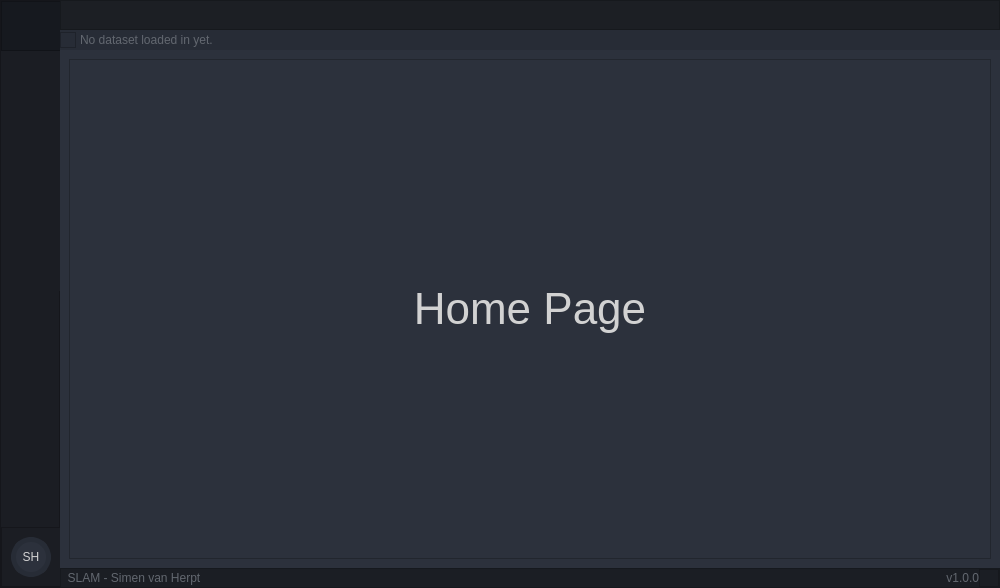
<?xml version="1.0" encoding="UTF-8"?>
<ui version="4.0">
 <class>MainWindow</class>
 <widget class="QMainWindow" name="MainWindow">
  <property name="geometry">
   <rect>
    <x>0</x>
    <y>0</y>
    <width>1000</width>
    <height>588</height>
   </rect>
  </property>
  <property name="windowTitle">
   <string>MainWindow</string>
  </property>
  <property name="styleSheet">
   <string notr="true">background-color: rgb(33, 37, 43);</string>
  </property>
  <widget class="QWidget" name="centralwidget">
   <property name="styleSheet">
    <string notr="true">background: transparent;
color: rgb(210, 210, 210);</string>
   </property>
   <layout class="QHBoxLayout" name="horizontalLayout">
    <property name="spacing">
     <number>0</number>
    </property>
    <property name="leftMargin">
     <number>0</number>
    </property>
    <property name="topMargin">
     <number>0</number>
    </property>
    <property name="rightMargin">
     <number>0</number>
    </property>
    <property name="bottomMargin">
     <number>0</number>
    </property>
    <item>
     <widget class="QFrame" name="leftButtonsFrame">
      <property name="minimumSize">
       <size>
        <width>60</width>
        <height>0</height>
       </size>
      </property>
      <property name="maximumSize">
       <size>
        <width>60</width>
        <height>16777215</height>
       </size>
      </property>
      <property name="layoutDirection">
       <enum>Qt::LeftToRight</enum>
      </property>
      <property name="styleSheet">
       <string notr="true">background-color: rgb(27, 29, 35);</string>
      </property>
      <property name="frameShape">
       <enum>QFrame::StyledPanel</enum>
      </property>
      <property name="frameShadow">
       <enum>QFrame::Raised</enum>
      </property>
      <property name="lineWidth">
       <number>0</number>
      </property>
      <layout class="QVBoxLayout" name="verticalLayout_4">
       <property name="spacing">
        <number>0</number>
       </property>
       <property name="leftMargin">
        <number>0</number>
       </property>
       <property name="topMargin">
        <number>0</number>
       </property>
       <property name="rightMargin">
        <number>0</number>
       </property>
       <property name="bottomMargin">
        <number>0</number>
       </property>
       <item>
        <widget class="QFrame" name="userLogo">
         <property name="minimumSize">
          <size>
           <width>60</width>
           <height>50</height>
          </size>
         </property>
         <property name="maximumSize">
          <size>
           <width>60</width>
           <height>50</height>
          </size>
         </property>
         <property name="styleSheet">
          <string notr="true">image: url(:/icons/24x24/cil-user.png);
background-color: rgb(22, 25, 31);</string>
         </property>
         <property name="frameShape">
          <enum>QFrame::StyledPanel</enum>
         </property>
         <property name="frameShadow">
          <enum>QFrame::Raised</enum>
         </property>
        </widget>
       </item>
       <item>
        <widget class="QPushButton" name="uploadDefaultDatasetButton">
         <property name="minimumSize">
          <size>
           <width>60</width>
           <height>60</height>
          </size>
         </property>
         <property name="maximumSize">
          <size>
           <width>60</width>
           <height>60</height>
          </size>
         </property>
         <property name="layoutDirection">
          <enum>Qt::LeftToRight</enum>
         </property>
         <property name="styleSheet">
          <string notr="true">QPushButton {
	background-position: center;
	background-repeat: no-reperat;
	border: none;
	background-color: rgb(27, 29, 35);
}
QPushButton:hover {
	background-color: rgb(33, 37, 43);
}
QPushButton:pressed {	
	background-color: rgb(85, 170, 255);
}</string>
         </property>
         <property name="text">
          <string/>
         </property>
         <property name="icon">
          <iconset resource="qtresources.qrc">
           <normaloff>:/icons/24x24/cil-arrow-circle-bottom.png</normaloff>:/icons/24x24/cil-arrow-circle-bottom.png</iconset>
         </property>
         <property name="iconSize">
          <size>
           <width>24</width>
           <height>24</height>
          </size>
         </property>
        </widget>
       </item>
       <item>
        <widget class="QPushButton" name="videoButton">
         <property name="minimumSize">
          <size>
           <width>60</width>
           <height>60</height>
          </size>
         </property>
         <property name="maximumSize">
          <size>
           <width>60</width>
           <height>60</height>
          </size>
         </property>
         <property name="layoutDirection">
          <enum>Qt::LeftToRight</enum>
         </property>
         <property name="styleSheet">
          <string notr="true">QPushButton {
	background-position: center;
	background-repeat: no-reperat;
	border: none;
	background-color: rgb(27, 29, 35);
}
QPushButton:hover {
	background-color: rgb(33, 37, 43);
}
QPushButton:pressed {	
	background-color: rgb(85, 170, 255);
}</string>
         </property>
         <property name="text">
          <string/>
         </property>
         <property name="icon">
          <iconset resource="qtresources.qrc">
           <normaloff>:/icons/24x24/cil-video.png</normaloff>:/icons/24x24/cil-video.png</iconset>
         </property>
         <property name="iconSize">
          <size>
           <width>24</width>
           <height>24</height>
          </size>
         </property>
        </widget>
       </item>
       <item>
        <widget class="QPushButton" name="pointCloudButton">
         <property name="minimumSize">
          <size>
           <width>60</width>
           <height>60</height>
          </size>
         </property>
         <property name="maximumSize">
          <size>
           <width>60</width>
           <height>60</height>
          </size>
         </property>
         <property name="layoutDirection">
          <enum>Qt::LeftToRight</enum>
         </property>
         <property name="styleSheet">
          <string notr="true">QPushButton {
	background-position: center;
	background-repeat: no-reperat;
	border: none;
	background-color: rgb(27, 29, 35);
}
QPushButton:hover {
	background-color: rgb(33, 37, 43);
}
QPushButton:pressed {	
	background-color: rgb(85, 170, 255);
}</string>
         </property>
         <property name="text">
          <string/>
         </property>
         <property name="icon">
          <iconset resource="qtresources.qrc">
           <normaloff>:/icons/24x24/cil-3d.png</normaloff>:/icons/24x24/cil-3d.png</iconset>
         </property>
         <property name="iconSize">
          <size>
           <width>24</width>
           <height>24</height>
          </size>
         </property>
        </widget>
       </item>
       <item>
        <widget class="QPushButton" name="uploadDatasetButton">
         <property name="minimumSize">
          <size>
           <width>60</width>
           <height>60</height>
          </size>
         </property>
         <property name="maximumSize">
          <size>
           <width>60</width>
           <height>60</height>
          </size>
         </property>
         <property name="layoutDirection">
          <enum>Qt::LeftToRight</enum>
         </property>
         <property name="styleSheet">
          <string notr="true">QPushButton {
	background-position: center;
	background-repeat: no-reperat;
	border: none;
	background-color: rgb(27, 29, 35);
}
QPushButton:hover {
	background-color: rgb(33, 37, 43);
}
QPushButton:pressed {	
	background-color: rgb(85, 170, 255);
}</string>
         </property>
         <property name="text">
          <string/>
         </property>
         <property name="icon">
          <iconset resource="qtresources.qrc">
           <normaloff>:/icons/24x24/cil-folder-open.png</normaloff>:/icons/24x24/cil-folder-open.png</iconset>
         </property>
         <property name="iconSize">
          <size>
           <width>24</width>
           <height>24</height>
          </size>
         </property>
        </widget>
       </item>
       <item>
        <spacer name="verticalSpacer">
         <property name="orientation">
          <enum>Qt::Vertical</enum>
         </property>
         <property name="sizeHint" stdset="0">
          <size>
           <width>20</width>
           <height>40</height>
          </size>
         </property>
        </spacer>
       </item>
       <item>
        <widget class="QFrame" name="nameLogoFrame">
         <property name="minimumSize">
          <size>
           <width>60</width>
           <height>60</height>
          </size>
         </property>
         <property name="maximumSize">
          <size>
           <width>60</width>
           <height>60</height>
          </size>
         </property>
         <property name="frameShape">
          <enum>QFrame::StyledPanel</enum>
         </property>
         <property name="frameShadow">
          <enum>QFrame::Raised</enum>
         </property>
         <layout class="QHBoxLayout" name="horizontalLayout_4">
          <property name="spacing">
           <number>0</number>
          </property>
          <property name="leftMargin">
           <number>0</number>
          </property>
          <property name="topMargin">
           <number>0</number>
          </property>
          <property name="rightMargin">
           <number>0</number>
          </property>
          <property name="bottomMargin">
           <number>0</number>
          </property>
          <item>
           <widget class="QLabel" name="nameLabel">
            <property name="sizePolicy">
             <sizepolicy hsizetype="Preferred" vsizetype="Preferred">
              <horstretch>0</horstretch>
              <verstretch>0</verstretch>
             </sizepolicy>
            </property>
            <property name="minimumSize">
             <size>
              <width>40</width>
              <height>40</height>
             </size>
            </property>
            <property name="maximumSize">
             <size>
              <width>40</width>
              <height>40</height>
             </size>
            </property>
            <property name="styleSheet">
             <string notr="true">QLabel {
	border-radius: 20px;
	background-color: rgb(44, 49, 60);
	border: 5px solid rgb(39, 44, 54);
	background-position: center;
	background-repeat: no-repeat;
}</string>
            </property>
            <property name="text">
             <string>SH</string>
            </property>
            <property name="alignment">
             <set>Qt::AlignCenter</set>
            </property>
           </widget>
          </item>
         </layout>
        </widget>
       </item>
      </layout>
     </widget>
    </item>
    <item>
     <widget class="QFrame" name="rightFrame">
      <property name="frameShape">
       <enum>QFrame::NoFrame</enum>
      </property>
      <property name="frameShadow">
       <enum>QFrame::Raised</enum>
      </property>
      <property name="lineWidth">
       <number>0</number>
      </property>
      <layout class="QVBoxLayout" name="verticalLayout">
       <property name="spacing">
        <number>0</number>
       </property>
       <property name="leftMargin">
        <number>0</number>
       </property>
       <property name="topMargin">
        <number>0</number>
       </property>
       <property name="rightMargin">
        <number>0</number>
       </property>
       <property name="bottomMargin">
        <number>0</number>
       </property>
       <item>
        <widget class="QFrame" name="topBar">
         <property name="sizePolicy">
          <sizepolicy hsizetype="Expanding" vsizetype="Preferred">
           <horstretch>0</horstretch>
           <verstretch>0</verstretch>
          </sizepolicy>
         </property>
         <property name="minimumSize">
          <size>
           <width>0</width>
           <height>50</height>
          </size>
         </property>
         <property name="maximumSize">
          <size>
           <width>16777215</width>
           <height>60</height>
          </size>
         </property>
         <property name="styleSheet">
          <string notr="true">background: transparent;</string>
         </property>
         <property name="frameShape">
          <enum>QFrame::NoFrame</enum>
         </property>
         <property name="frameShadow">
          <enum>QFrame::Raised</enum>
         </property>
         <property name="lineWidth">
          <number>0</number>
         </property>
         <layout class="QVBoxLayout" name="verticalLayout_2">
          <property name="spacing">
           <number>0</number>
          </property>
          <property name="leftMargin">
           <number>0</number>
          </property>
          <property name="topMargin">
           <number>0</number>
          </property>
          <property name="rightMargin">
           <number>0</number>
          </property>
          <property name="bottomMargin">
           <number>0</number>
          </property>
          <item>
           <widget class="QFrame" name="headBar">
            <property name="minimumSize">
             <size>
              <width>0</width>
              <height>30</height>
             </size>
            </property>
            <property name="maximumSize">
             <size>
              <width>16777215</width>
              <height>30</height>
             </size>
            </property>
            <property name="styleSheet">
             <string notr="true">background-color: rgba(27, 29, 35,200);
</string>
            </property>
            <property name="frameShape">
             <enum>QFrame::StyledPanel</enum>
            </property>
            <property name="frameShadow">
             <enum>QFrame::Raised</enum>
            </property>
           </widget>
          </item>
          <item>
           <widget class="QFrame" name="notificationBar">
            <property name="minimumSize">
             <size>
              <width>0</width>
              <height>20</height>
             </size>
            </property>
            <property name="maximumSize">
             <size>
              <width>16777215</width>
              <height>20</height>
             </size>
            </property>
            <property name="styleSheet">
             <string notr="true">background-color: rgb(39, 44, 54);</string>
            </property>
            <property name="frameShape">
             <enum>QFrame::NoFrame</enum>
            </property>
            <property name="frameShadow">
             <enum>QFrame::Raised</enum>
            </property>
            <layout class="QHBoxLayout" name="horizontalLayout_3">
             <property name="spacing">
              <number>4</number>
             </property>
             <property name="leftMargin">
              <number>0</number>
             </property>
             <property name="topMargin">
              <number>0</number>
             </property>
             <property name="rightMargin">
              <number>0</number>
             </property>
             <property name="bottomMargin">
              <number>0</number>
             </property>
             <item>
              <widget class="QFrame" name="terminalImage">
               <property name="minimumSize">
                <size>
                 <width>16</width>
                 <height>16</height>
                </size>
               </property>
               <property name="maximumSize">
                <size>
                 <width>16</width>
                 <height>16</height>
                </size>
               </property>
               <property name="styleSheet">
                <string notr="true">image: url(:/icons/16x16/cil-terminal.png);</string>
               </property>
               <property name="frameShape">
                <enum>QFrame::StyledPanel</enum>
               </property>
               <property name="frameShadow">
                <enum>QFrame::Raised</enum>
               </property>
              </widget>
             </item>
             <item>
              <widget class="QLabel" name="notificationLabel">
               <property name="styleSheet">
                <string notr="true">color: rgb(98, 103, 111);</string>
               </property>
               <property name="text">
                <string>No dataset loaded in yet.</string>
               </property>
              </widget>
             </item>
            </layout>
           </widget>
          </item>
         </layout>
        </widget>
       </item>
       <item>
        <widget class="QFrame" name="centerFrame">
         <property name="styleSheet">
          <string notr="true">background-color: rgb(44, 49, 60);</string>
         </property>
         <property name="frameShape">
          <enum>QFrame::NoFrame</enum>
         </property>
         <property name="frameShadow">
          <enum>QFrame::Raised</enum>
         </property>
         <layout class="QVBoxLayout" name="verticalLayout_3">
          <property name="spacing">
           <number>0</number>
          </property>
          <property name="leftMargin">
           <number>0</number>
          </property>
          <property name="topMargin">
           <number>0</number>
          </property>
          <property name="rightMargin">
           <number>0</number>
          </property>
          <property name="bottomMargin">
           <number>0</number>
          </property>
          <item>
           <widget class="QStackedWidget" name="mainStackedWidget">
            <widget class="QWidget" name="homePage">
             <layout class="QHBoxLayout" name="horizontalLayout_6">
              <item>
               <widget class="QFrame" name="frame">
                <property name="sizePolicy">
                 <sizepolicy hsizetype="Expanding" vsizetype="Expanding">
                  <horstretch>0</horstretch>
                  <verstretch>0</verstretch>
                 </sizepolicy>
                </property>
                <property name="frameShape">
                 <enum>QFrame::StyledPanel</enum>
                </property>
                <property name="frameShadow">
                 <enum>QFrame::Raised</enum>
                </property>
                <layout class="QHBoxLayout" name="horizontalLayout_5">
                 <item>
                  <widget class="QLabel" name="label">
                   <property name="font">
                    <font>
                     <pointsize>33</pointsize>
                    </font>
                   </property>
                   <property name="text">
                    <string>Home Page</string>
                   </property>
                   <property name="alignment">
                    <set>Qt::AlignCenter</set>
                   </property>
                  </widget>
                 </item>
                </layout>
               </widget>
              </item>
             </layout>
            </widget>
            <widget class="QWidget" name="videoPage">
             <layout class="QHBoxLayout" name="horizontalLayout_7">
              <item>
               <widget class="QFrame" name="frame_2">
                <property name="frameShape">
                 <enum>QFrame::StyledPanel</enum>
                </property>
                <property name="frameShadow">
                 <enum>QFrame::Raised</enum>
                </property>
                <layout class="QHBoxLayout" name="horizontalLayout_10">
                 <item>
                  <widget class="QLabel" name="rgbImage">
                   <property name="minimumSize">
                    <size>
                     <width>320</width>
                     <height>240</height>
                    </size>
                   </property>
                   <property name="maximumSize">
                    <size>
                     <width>16777215</width>
                     <height>16777215</height>
                    </size>
                   </property>
                   <property name="font">
                    <font>
                     <pointsize>33</pointsize>
                    </font>
                   </property>
                   <property name="text">
                    <string>RGB Image</string>
                   </property>
                   <property name="alignment">
                    <set>Qt::AlignCenter</set>
                   </property>
                  </widget>
                 </item>
                 <item>
                  <widget class="QLabel" name="depthImage">
                   <property name="minimumSize">
                    <size>
                     <width>320</width>
                     <height>240</height>
                    </size>
                   </property>
                   <property name="maximumSize">
                    <size>
                     <width>16777215</width>
                     <height>16777215</height>
                    </size>
                   </property>
                   <property name="font">
                    <font>
                     <pointsize>33</pointsize>
                    </font>
                   </property>
                   <property name="text">
                    <string>Depth Image</string>
                   </property>
                   <property name="alignment">
                    <set>Qt::AlignCenter</set>
                   </property>
                  </widget>
                 </item>
                </layout>
               </widget>
              </item>
             </layout>
            </widget>
            <widget class="QWidget" name="pointCloudPage">
             <layout class="QHBoxLayout" name="horizontalLayout_8">
              <item>
               <widget class="QFrame" name="frame_3">
                <property name="font">
                 <font>
                  <pointsize>8</pointsize>
                 </font>
                </property>
                <property name="frameShape">
                 <enum>QFrame::StyledPanel</enum>
                </property>
                <property name="frameShadow">
                 <enum>QFrame::Raised</enum>
                </property>
                <layout class="QHBoxLayout" name="horizontalLayout_9">
                 <item>
                  <widget class="QLabel" name="label_3">
                   <property name="font">
                    <font>
                     <pointsize>33</pointsize>
                    </font>
                   </property>
                   <property name="text">
                    <string>Point Cloud Page</string>
                   </property>
                   <property name="alignment">
                    <set>Qt::AlignCenter</set>
                   </property>
                  </widget>
                 </item>
                </layout>
               </widget>
              </item>
             </layout>
            </widget>
           </widget>
          </item>
          <item>
           <widget class="QFrame" name="informationBar">
            <property name="minimumSize">
             <size>
              <width>0</width>
              <height>20</height>
             </size>
            </property>
            <property name="maximumSize">
             <size>
              <width>16777215</width>
              <height>20</height>
             </size>
            </property>
            <property name="styleSheet">
             <string notr="true">background-color: rgba(27, 29, 35,200);
</string>
            </property>
            <property name="frameShape">
             <enum>QFrame::StyledPanel</enum>
            </property>
            <property name="frameShadow">
             <enum>QFrame::Raised</enum>
            </property>
            <layout class="QHBoxLayout" name="horizontalLayout_2" stretch="0,0,0">
             <property name="spacing">
              <number>0</number>
             </property>
             <property name="leftMargin">
              <number>0</number>
             </property>
             <property name="topMargin">
              <number>0</number>
             </property>
             <property name="rightMargin">
              <number>0</number>
             </property>
             <property name="bottomMargin">
              <number>0</number>
             </property>
             <item>
              <widget class="QLabel" name="informationLabel">
               <property name="styleSheet">
                <string notr="true">color: rgb(98, 103, 111);</string>
               </property>
               <property name="text">
                <string>  SLAM - Simen van Herpt</string>
               </property>
              </widget>
             </item>
             <item>
              <widget class="QLabel" name="versionLabel">
               <property name="minimumSize">
                <size>
                 <width>40</width>
                 <height>0</height>
                </size>
               </property>
               <property name="maximumSize">
                <size>
                 <width>40</width>
                 <height>16777215</height>
                </size>
               </property>
               <property name="styleSheet">
                <string notr="true">color: rgb(98, 103, 111);</string>
               </property>
               <property name="text">
                <string>v1.0.0</string>
               </property>
               <property name="alignment">
                <set>Qt::AlignRight|Qt::AlignTrailing|Qt::AlignVCenter</set>
               </property>
              </widget>
             </item>
             <item>
              <widget class="QFrame" name="frame_6">
               <property name="minimumSize">
                <size>
                 <width>20</width>
                 <height>0</height>
                </size>
               </property>
               <property name="maximumSize">
                <size>
                 <width>20</width>
                 <height>16777215</height>
                </size>
               </property>
               <property name="frameShape">
                <enum>QFrame::StyledPanel</enum>
               </property>
               <property name="frameShadow">
                <enum>QFrame::Raised</enum>
               </property>
              </widget>
             </item>
            </layout>
           </widget>
          </item>
         </layout>
        </widget>
       </item>
      </layout>
     </widget>
    </item>
   </layout>
  </widget>
 </widget>
 <resources>
  <include location="qtresources.qrc"/>
 </resources>
 <connections/>
</ui>
